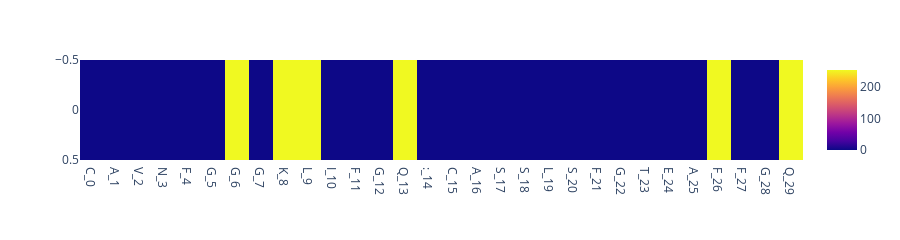

The code cell stored with this chart in its notebook:
### Code cell
cdrs = [f'{alphachain}0{ii:03d}' for ii in range(alpha_begins, alpha_ends)]
cdrs += [f'{betachain}0{ii:03d}' for ii in range(beta_begins, beta_ends)]

HbondsCDR_list = []
Hbonds_list = []
df_donor_acceptor = get_donoar_acceptor(pdbid)
print('resname, #hbond, #hbond_cdrs')
for ii in range(alpha_begins, alpha_ends):
    res = f'{alphachain}0{ii:03d}'
    bonds = df_donor_acceptor[
        (df_donor_acceptor[['donor_4digit','acceptor_4digit']] == res).any(axis=1)]
    #display(bonds)
    Hbonds_list.append(len(bonds))
    bonds_cdrs = bonds.query('donor_chain_identifier==acceptor_chain_identifier')
    bonds_cdrs = bonds_cdrs.query(
        '((donor_res_seq_num > 88) and (donor_res_seq_num < 108)) and ((acceptor_res_seq_num > 88) and (acceptor_res_seq_num < 108))')
    
    #print(res, len(bonds), len(bonds_cdrs) )
    HbondsCDR_list.append(len(bonds_cdrs))

Hbonds_list.append(":")
HbondsCDR_list.append(":")

print('')
print('resname, #hbond, #hbond_cdrs')
for ii in range(beta_begins, beta_ends):
    res = f'{betachain}0{ii:03d}'
    bonds = df_donor_acceptor[
        (df_donor_acceptor[['donor_4digit','acceptor_4digit']] == res).any(axis=1)]
    
    Hbonds_list.append(len(bonds))
    
    bonds_cdrs = bonds.query('donor_chain_identifier==acceptor_chain_identifier')
    bonds_cdrs = bonds_cdrs.query(
        '((donor_res_seq_num > 88) and (donor_res_seq_num < 108)) and ((acceptor_res_seq_num > 88) and (acceptor_res_seq_num < 108))')
    
    #print(res, len(bonds), len(bonds_cdrs) )
    HbondsCDR_list.append(len(bonds_cdrs))

attended_tcrs, attended_peps = get_attended(cdr_alpha, cdr_beta, peptide)
temp = attended_tcrs.to_frame().rename(columns={0:'is_attention_large'})
temp['cdrs'] = cdrs
temp['#Hbonds'] = Hbonds_list
temp['#Hbonds_cdr'] = HbondsCDR_list
temp['AA_type'] = temp.reset_index()['index'].apply(lambda x: x.split('_')[0]).values

display(temp.T) #, attended_peps
display(px.imshow(attended_tcrs.to_frame().T, 
                  aspect="auto",
                  height=200
                 ))
plt.show()
display(attended_peps.to_frame().T) #, attended_peps

### Figure 1 — Plotly figure (JSON) as saved in the notebook; plotly's stock layout.template omitted (floating-point values rounded to 4 significant figures)
{"data": [{"coloraxis": "coloraxis", "hovertemplate": "x: %{x}<br>y: %{y}<br>color: %{z}<extra></extra>", "name": "0", "type": "heatmap", "x": ["C_0", "A_1", "V_2", "N_3", "F_4", "G_5", "G_6", "G_7", "K_8", "L_9", "I_10", "F_11", "G_12", "Q_13", ":_14", "C_15", "A_16", "S_17", "S_18", "L_19", "S_20", "F_21", "G_22", "T_23", "E_24", "A_25", "F_26", "F_27", "G_28", "Q_29"], "xaxis": "x", "y": [0], "yaxis": "y", "z": [[0, 0, 0, 0, 0, 0, 255, 0, 255, 255, 0, 0, 0, 255, 0, 0, 0, 0, 0, 0, 0, 0, 0, 0, 0, 0, 255, 0, 0, 255]]}], "layout": {"coloraxis": {"colorscale": [[0, "#0d0887"], [0.1111, "#46039f"], [0.2222, "#7201a8"], [0.3333, "#9c179e"], [0.4444, "#bd3786"], [0.5556, "#d8576b"], [0.6667, "#ed7953"], [0.7778, "#fb9f3a"], [0.8889, "#fdca26"], [1, "#f0f921"]]}, "height": 200, "margin": {"t": 60}, "xaxis": {"anchor": "y", "domain": [0, 1]}, "yaxis": {"anchor": "x", "autorange": "reversed", "domain": [0, 1]}}}
